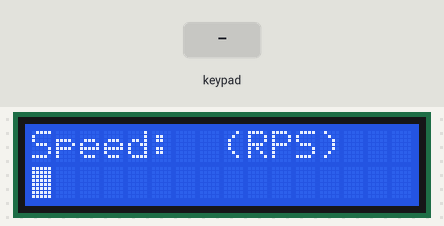
A sketch run on a simulated Arduino Mega 2560, built with avr-gcc and run on an emulated ATmega2560. Shown: 16×2 character LCD. The test bench sets the inputs (shaded band). What the sketch prints to the serial monitor is not drawn.

Above: at 1.2 s.
1.3 s: keypad keys 3 0 2 9 2 8 2 7 pressed 0.4 s apart
At 5.1 s:
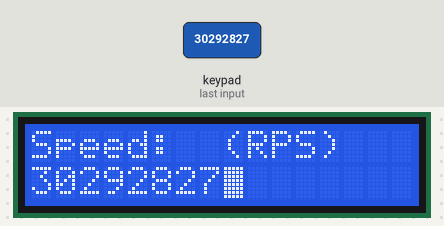
6.0 s: key '0' pressed
At 7.2 s:
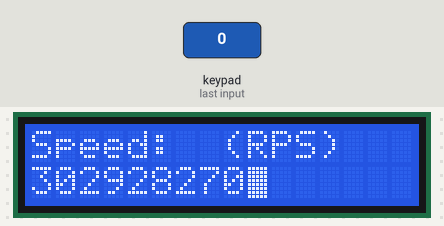
7.5 s: key '7' pressed
At 8.5 s:
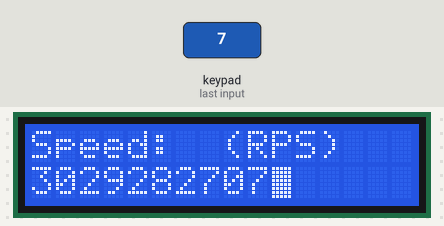
9.0 s: keypad keys 3 0 2 9 2 8 2 7 # pressed 0.4 s apart
At 12.4 s:
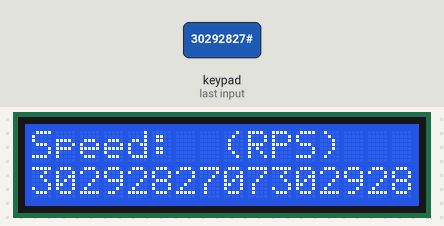
14.1 s: key 'e' pressed
At 15.2 s:
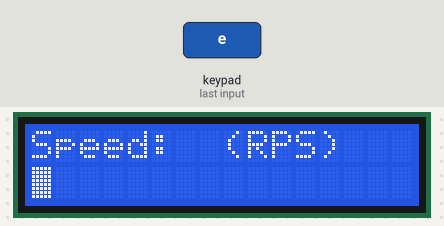
Timing chart, 0 to 16.6 s (numbered marks = the images above; inputs shaded):
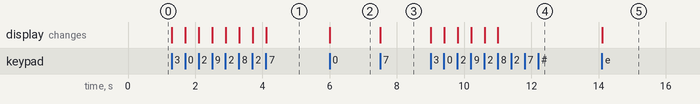

The sketch:

KEYPAD-LCD.ino
```cpp
#include <LiquidCrystal.h>
#include <Keypad.h>

const int rs = 11, en = 10, d0 = 9, d1 = 8, d2 = 7, d3 = 6, d4 = 5, d5 = 4, d6 = 3, d7 = 2;
LiquidCrystal lcd(rs, en, d0, d1, d2, d3, d4, d5, d6, d7);

const byte ROWS = 5;
const byte COLS = 4;
char hexaKeys[5][4] = {
  {'l', '0', 'r', 'e'},
  {'7', '8', '9', 'x'},
  {'4', '5', '6', 'd'},
  {'1', '2', '3', 'u'},
  {'w', 'q', '#', '*'}
};
byte colPins[4] = {30, 29, 28, 27};
byte rowPins[5] = {26, 25, 24, 23, 22};
Keypad customKeypad = Keypad( makeKeymap(hexaKeys), rowPins, colPins, ROWS, COLS);

int v1 = 0;

int GetNumber()
{
  int num = 0;
  char key = customKeypad.getKey();
  while (key != 'e')
  {
    switch (key)
    {
      case NO_KEY:
        break;

      case '0': case '1': case '2': case '3': case '4':
      case '5': case '6': case '7': case '8': case '9':
        lcd.print(key);
        num = num * 10 + (key - '0');
        break;

      case 'x':
        num = 0;
        break;

    }

    key = customKeypad.getKey();
  }

  lcd.clear();
  lcd.print("Speed:  (RPS)");
  lcd.setCursor(0, 1);
  return num;
}


void setup() {
  Serial.begin(9600);
  lcd.begin(16, 2);
  lcd.blink();
  lcd.print("Speed:  (RPS)");
  lcd.setCursor(0, 1);
}
void loop() {

  v1 = GetNumber();
  Serial.println(v1);

}
```

Measured:
- after the input at 1.3 s, the display: first changes at once (image 1 shows a later state)
- after the input at 6.0 s, the display: changes at once (image 2)
- after the input at 7.5 s, the display: changes at once (image 3)
- after the input at 9.0 s, the display: first changes at once (image 4 shows a later state)
- after the input at 14.1 s, the display: changes at once (image 5)
